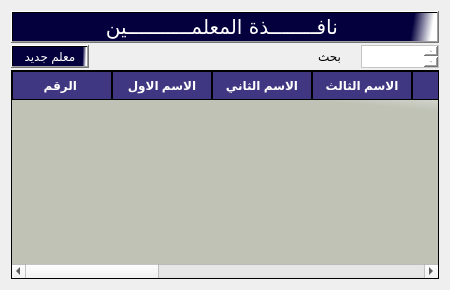
                   <widget class="QWidget" name="tab_232">
                    <attribute name="title">
                     <string>ادارة المعلمين</string>
                    </attribute>
                    <layout class="QGridLayout" name="gridLayout_13">
                     <item row="0" column="0">
                      <layout class="QVBoxLayout" name="verticalLayout_303" stretch="5,5,90">
                       <property name="spacing">
                        <number>2</number>
                       </property>
                       <item>
                        <widget class="QPushButton" name="pushButton_551">
                         <property name="font">
                          <font>
                           <family>PT Bold Heading</family>
                           <pointsize>15</pointsize>
                           <weight>50</weight>
                           <italic>false</italic>
                           <bold>false</bold>
                          </font>
                         </property>
                         <property name="cursor">
                          <cursorShape>PointingHandCursor</cursorShape>
                         </property>
                         <property name="styleSheet">
                          <string notr="true">background-color:qlineargradient(spread:pad, x1:0.506975, y1:0.432, x2:0.99, y2:0.437227, stop:0.900498 rgba(4, 0, 62, 255), stop:1 rgba(255, 255, 255, 255));
color:rgb(255, 255, 255);
font: 15pt &quot;PT Bold Heading&quot;;</string>
                         </property>
                         <property name="text">
                          <string>نافــــــــذة المعلمـــــــــــين </string>
                         </property>
                         <property name="flat">
                          <bool>false</bool>
                         </property>
                        </widget>
                       </item>
                       <item>
                        <layout class="QHBoxLayout" name="horizontalLayout_473" stretch="20,40,20,20">
                         <property name="spacing">
                          <number>20</number>
                         </property>
                         <item>
                          <widget class="QPushButton" name="btnAddNewTeacher">
                           <property name="maximumSize">
                            <size>
                             <width>120</width>
                             <height>50</height>
                            </size>
                           </property>
                           <property name="layoutDirection">
                            <enum>Qt::LeftToRight</enum>
                           </property>
                           <property name="styleSheet">
                            <string notr="true">background-color:qlineargradient(spread:pad, x1:0.506975, y1:0.432, x2:0.99, y2:0.437227, stop:0.900498 rgba(4, 0, 62, 255), stop:1 rgba(255, 255, 255, 255));
color:rgb(255, 255, 255);
font: 15pt &quot;PT Bold Heading&quot;;</string>
                           </property>
                           <property name="text">
                            <string>معلم جديد</string>
                           </property>
                           <property name="icon">
                            <iconset>
                             <normaloff>//192.168.1.5/Internet Share/.designer/.designer/backup/icons/add-to-28.svg</normaloff>//192.168.1.5/Internet Share/.designer/.designer/backup/icons/add-to-28.svg</iconset>
                           </property>
                           <property name="iconSize">
                            <size>
                             <width>30</width>
                             <height>30</height>
                            </size>
                           </property>
                          </widget>
                         </item>
                         <item>
                          <spacer name="horizontalSpacer_131">
                           <property name="orientation">
                            <enum>Qt::Horizontal</enum>
                           </property>
                           <property name="sizeHint" stdset="0">
                            <size>
                             <width>40</width>
                             <height>20</height>
                            </size>
                           </property>
                          </spacer>
                         </item>
                         <item>
                          <widget class="QLabel" name="label_399">
                           <property name="maximumSize">
                            <size>
                             <width>120</width>
                             <height>50</height>
                            </size>
                           </property>
                           <property name="focusPolicy">
                            <enum>Qt::StrongFocus</enum>
                           </property>
                           <property name="styleSheet">
                            <string notr="true"/>
                           </property>
                           <property name="text">
                            <string>بحث</string>
                           </property>
                          </widget>
                         </item>
                         <item>
                          <widget class="QTextEdit" name="txtTeachersSearch">
                           <property name="sizePolicy">
                            <sizepolicy hsizetype="Expanding" vsizetype="Expanding">
                             <horstretch>0</horstretch>
                             <verstretch>0</verstretch>
                            </sizepolicy>
                           </property>
                           <property name="minimumSize">
                            <size>
                             <width>15</width>
                             <height>15</height>
                            </size>
                           </property>
                           <property name="maximumSize">
                            <size>
                             <width>250</width>
                             <height>40</height>
                            </size>
                           </property>
                           <property name="sizeIncrement">
                            <size>
                             <width>15</width>
                             <height>15</height>
                            </size>
                           </property>
                           <property name="layoutDirection">
                            <enum>Qt::LeftToRight</enum>
                           </property>
                           <property name="styleSheet">
                            <string notr="true">color: rgb(0, 0, 0);
font: 10pt &quot;MS Shell Dlg 2&quot;;
background-color: rgb(255, 255, 255);</string>
                           </property>
                          </widget>
                         </item>
                        </layout>
                       </item>
                       <item>
                        <layout class="QHBoxLayout" name="horizontalLayout_474">
                         <item>
                          <widget class="QTableWidget" name="tblTeachers">
                           <property name="styleSheet">
                            <string notr="true">QTableWidget {
background-color: qlineargradient(spread:pad, x1:0.964478, y1:0.193, x2:1, y2:0, stop:0 rgba(191, 194, 181, 255), stop:1 rgba(255, 255, 255, 255));    alternate-background-color:rgb(0, 0, 0);
    font: 9pt &quot;PT Bold Heading&quot;;
    font-weight: bold;
 color:rgb(0, 0, 0)
}

QHeaderView::section {
   background-color:rgb(63, 55, 129);
    border: 1px solid rgb(0, 0, 0);
    font-weight: bold;
    padding: 4px;
    text-align: center;
	font: 10pt &quot;PT Bold Heading&quot;;
	color:rgb(255, 255, 255)
}

QTableWidget::item:selected {
    background-color:rgb(25, 21, 65);
    color:rgb(255, 255, 255);
}</string>
                           </property>
                           <column>
                            <property name="text">
                             <string>الرقم </string>
                            </property>
                           </column>
                           <column>
                            <property name="text">
                             <string>الاسم الاول</string>
                            </property>
                           </column>
                           <column>
                            <property name="text">
                             <string>الاسم الثاني</string>
                            </property>
                           </column>
                           <column>
                            <property name="text">
                             <string>الاسم الثالث</string>
                            </property>
                           </column>
                           <column>
                            <property name="text">
                             <string>اللقب</string>
                            </property>
                           </column>
                           <column>
                            <property name="text">
                             <string>الهاتف</string>
                            </property>
                           </column>
                           <column>
                            <property name="text">
                             <string>تاريخ الميلاد</string>
                            </property>
                           </column>
                           <column>
                            <property name="text">
                             <string>التخصص</string>
                            </property>
                           </column>
                           <column>
                            <property name="text">
                             <string>المهمة</string>
                            </property>
                           </column>
                           <column>
                            <property name="text">
                             <string>الحالة</string>
                            </property>
                           </column>
                           <column>
                            <property name="text">
                             <string>البصمة</string>
                            </property>
                           </column>
                           <column>
                            <property name="text">
                             <string>العمليات</string>
                            </property>
                           </column>
                          </widget>
                         </item>
                        </layout>
                       </item>
                      </layout>
                     </item>
                    </layout>
                   </widget>
